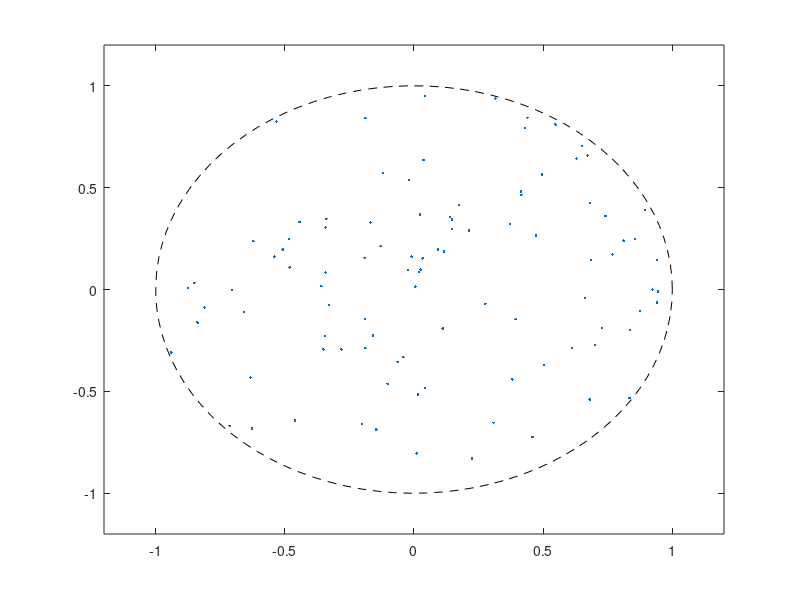

The MATLAB script that drew this image: (Note: this script raises an error after producing the figure.)
clear
clc
close all
Nvec = [2 5 10 20 50 100 200 500 1000 2000]
%for kk =1:length(Nvec)

for kk = 1%:1000
N = 100;
R = 1;
Omega = N/R^2;
gamma0 = 0.005;
rho0 = N/pi/R^2;
Rt = @(tt) R*sqrt(1 + 2*pi*rho0*gamma0*tt);
kappa = ones(1,N);
theta = linspace(0,2*pi,100);

%for run = 1
%disp(num2str(run))
z0 = R*sqrt(rand(N,1)).*exp(1i*2*pi*rand(N,1));
%z0 = 0.25*(randn(N,1) + 1i*randn(N,1));

figure(1)
clf
plot(z0,'.')
xlim([-1 1]*R*1.2)
ylim(xlim)
hold on
plot(exp(1i*theta),'--k')

%%
Nt = 2000/8;
tf = 2/Omega/gamma0;
ss = @(tt) log(1+rho0*gamma0*2*pi*tt)/R^2/rho0/gamma0/2/pi;
options = odeset('RelTol',1e-6,'AbsTol',1e-6);
s = linspace(0,tf,Nt);
%s = ss(t);
[t,z] = ode45(@(t,z) PointVortexPlane(t,z,kappa,gamma0,N,rho0,R),s,z0,options);
z_save(:,kk) = z(end,:);
u_save(:,kk) = getVelocity(z_save(:,kk),kappa,N);
%%

zbin = 0:0.005:1;
for jj = 1:length(zbin)-1
ind = z_save(:) > zbin(jj) & z_save(:) < zbin(jj+1);
U(jj) = mean(abs(u_save(ind)));
U2(jj) = mean(angle(u_save(ind)));
end

% rad(kk) = max(abs(z(end,:)))
% E(kk) = Energy(z(end,:),N)/N^2
% M(kk) = mean(abs(z(end,:)).^2)
figure(3)
plot(z(end,:),'.r')

drawnow
disp(num2str(kk))


figure(4)
clf
[counts,vals] = hist(abs(z_save(:)),200);
counts = counts./vals/sum(counts)/(vals(2)-vals(1));
plot(vals,counts)

yyaxis right
plot(zbin(1:end-1),(U))
hold on
plot(zbin(1:end-1),U2)
drawnow
end
% h = figure(3);
% axis square
% for jj = 1:1:Nt
%     cla
%     %plot(z(jj,:)/Rt(t(jj))*(1+rho0*gamma0*2*pi*t(jj))^(-1i*Omega/gamma0/2/pi/rho0),'.')
%     plot(z(jj,:),'.r')
%     hold on
%     plot(exp(1i*theta),'-k')
%     xlim([-1 1]*1.5)
%     ylim(xlim)
%     title(num2str(jj))
%     drawnow
%     F(jj) = getframe(gcf);
%     E(jj) = Energy(z(jj,:),N);
% end

% figure(10)
% hold on
% plot(Omega*t,E/N^2)

%%
% % create the video writer with 1 fps
%   writerObj = VideoWriter('vortexmatter.avi');
%   writerObj.FrameRate = 60;
%   % set the seconds per image
%     % open the video writer
%     open(writerObj);
%     % write the frames to the video
% for i=1:length(F)
%     % convert the image to a frame
%     frame = F(i) ;    
%     writeVideo(writerObj, frame);
% end
% % close the writer object
% close(writerObj);

%end



    